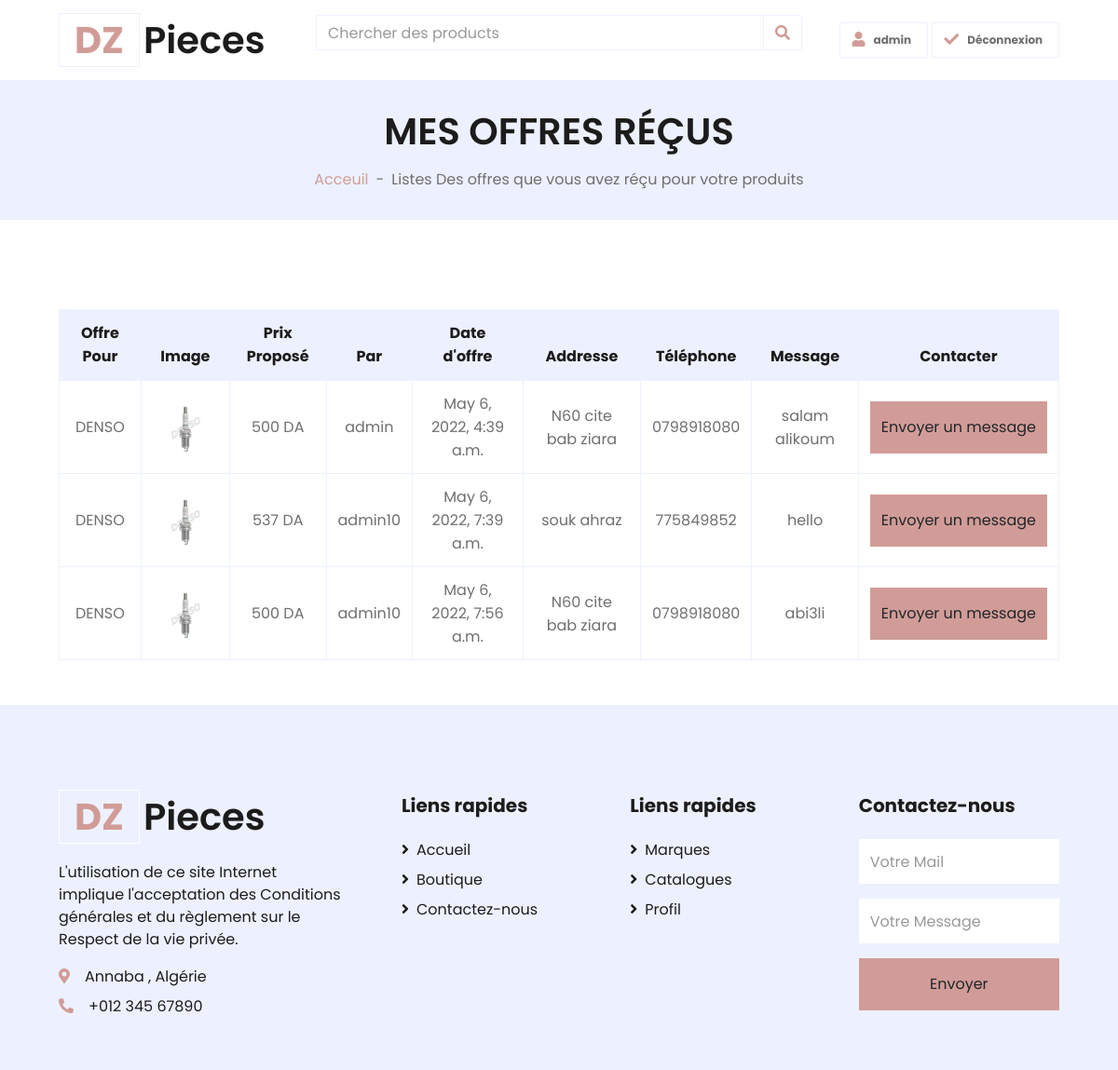
Screenshot of /offrepage_reçus/ (signed in) with the database file from the repository.
### Shop/models.py (models this page shows, shortened)
class Offre(models.Model):
    produit = models.ForeignKey(Product ,related_name='offre', on_delete=models.CASCADE,blank=True , null=True)
    created_by = models.ForeignKey(User, related_name='user', on_delete=models.CASCADE)
    created_at = models.DateTimeField(auto_now_add=True)
    Addresse = models.CharField(max_length=500,blank=True , null=True)
    Téléphone = models.CharField(max_length=10,blank=True , null=True)
    Prix_Proposé = models.IntegerField(blank=True , null=True)
    Message = models.CharField(max_length=500,blank=True , null=True)

class Product(models.Model):
    by = models.ForeignKey('auth.user', on_delete=models.SET_NULL, null=True, blank=True, )
    name = models.CharField(max_length=200 , null=True)
    catalog = models.ForeignKey(Catalogue,null=True, blank=True,related_name='catalog',on_delete=models.CASCADE)
    brand = models.ForeignKey(Brand,null=True, blank=True,related_name='brand',on_delete=models.CASCADE)
    price = models.FloatField()
    Product_details  = models.CharField(max_length=1000 , null=True)
    Téléphone = models.CharField(max_length=200 , null=True , blank=True)
    Addresse = models.CharField(max_length=200 , null=True , blank=True)
    created_at = models.DateTimeField(auto_now_add=True)
    image =models.ImageField(null=True, blank=True,upload_to='images/')
    @property
    def imageURL (self):
        try:
            url = self.image.url
        except :
            url =''
        return url

### Shop/views.py (called while the page is built)
@login_required
def offres(request):
    brands = Brand.objects.all()
    product = Product.objects.all()
    offres= Offre.objects.all()
    context = {'brands' : brands,'offres': offres,'product':product}
    return render(request, 'Shop/offres.html',context)

### Shop/templates/Shop/offres.html
{% extends "Shop/Main.html" %}
{% block content %}
    <div class="container-fluid bg-secondary mb-5">
        <div class="d-flex flex-column align-items-center justify-content-center" style="min-height: 150px">
            <h1 class="font-weight-semi-bold text-uppercase mb-3">Mes Offres Réçus </h1>
            <div class="d-inline-flex">
                <p class="m-0"><a href="">Acceuil</a></p>
                <p class="m-0 px-2">-</p>
                <p class="m-0">Listes Des offres que vous avez réçu pour votre produits </p>
            </div>
        </div>
    </div>
    <div class="container-fluid pt-5">
        <div class="row px-xl-5">
            <div class="col-lg-12 table-responsive ">
                <table class="table table-bordered text-center mb-0">
                    <thead class="bg-secondary text-dark">
                        <tr>
                            <th>Offre Pour</th>
                            <th>Image</th>
                            <th>Prix Proposé </th>
                            <th>Par</th>
                            <th>Date d'offre</th>
                            <th>Addresse</th>
                            <th>Téléphone</th>
                            <th>Message</th>
                            <th>Contacter </th>
                        </tr>
                    </thead>
                    <tbody class="align-middle">
                    {% for offre in offres %}
                        {% if offre.produit.by == request.user %}
                        <tr>
                            <td class="align-middle">{{offre.produit.name}}</td>
                            <td class="align-middle"><img src="{{offre.produit.imageURL}}" alt="" width="70" ></td>
                            <td class="align-middle">{{offre.Prix_Proposé}} DA </td>
                            <td class="align-middle">{{offre.created_by}}  </td>
                            <td class="align-middle">{{offre.created_at}}  </td>
                            <td class="align-middle">{{offre.Addresse}}  </td>
                            <td class="align-middle">{{offre.Téléphone}}  </td>
                            <td class="align-middle">{{offre.Message}}  </td>
                            <td class="align-middle">
                           <a href="{% url 'Conversation' offre.id %}">
                               <button class="btn btn-primary btn-block border-0 py-3" type="submit">Envoyer un message</button>
                    </a>
                            </td>
                                </tr>
                    {% endif %}
                    {% endfor%}
                    </tbody>
                </table>
            </div>
        </div>
    </div>
{% endblock%}

### Shop/templates/Shop/Main.html (shortened to what this page needs)
{% load static %}
<html lang="en">
<head>
    <link rel="stylesheet" href="https://stackpath.bootstrapcdn.com/bootstrap/4.1.3/css/bootstrap.min.css">
    <link href="https://cdnjs.cloudflare.com/ajax/libs/font-awesome/5.10.0/css/all.min.css" rel="stylesheet">
    <link href="{% static 'lib/owlcarousel/assets/owl.carousel.min.css' %}" rel="stylesheet">
    <link href="{% static 'css/style.css' %}" rel="stylesheet">
</head>
<body>
    <div class="container-fluid">
        <div class="row align-items-center py-3 px-xl-5">
            <div class="col-lg-3 d-none d-lg-block">
                <a href="{% url 'home' %}" class="text-decoration-none" >
                    <h1 class="m-0 display-5 font-weight-semi-bold"><span class="text-primary font-weight-bold border px-3 mr-1">DZ</span>Pieces</h1>
                </a>
            </div>
            <div class="col-lg-6 col-6 text-left">
                    <form method="GET" action=".">
                    <div class="input-group">
                        <input type="text" class="form-control" placeholder="Chercher des products">
                        <div class="input-group-append">
                            <button  name="name" class="input-group-text bg-transparent text-primary" type="submit">
                                <i  class="fa fa-search"></i>
                            </button>
                        </div>
                    </div>
                </form>
            </div>
            <div class="col-lg-3 col-6 text-right">
                {% if request.user.is_authenticated %}
                 <a href="{% url 'Profil' %}" class="btn border">
                    <i class="fas fa-user text-primary"></i>
                    <span class="badge">{{request.user}}</span>
                </a>
                <a href="{% url 'logout' %}" class="btn border">
                    <i class="fas fa-check text-primary"></i>
                    <span class="badge">Déconnexion</span>
                </a>
                {% endif %}
            </div>
        </div>
    </div>
{% block content %}
{% endblock content %}
    <div class="container-fluid bg-secondary text-dark mt-5 pt-5">
        <div class="row px-xl-5 pt-5">
            <div class="col-lg-4 col-md-12 mb-5 pr-3 pr-xl-5">
                <a href="" class="text-decoration-none">
                    <h1 class="mb-4 display-5 font-weight-semi-bold"><span class="text-primary font-weight-bold border border-white px-3 mr-1">DZ</span>Pieces</h1>
                </a>
                <p>L'utilisation de ce site Internet implique l'acceptation des Conditions générales et du règlement sur le Respect de la vie privée.</p>
                <p class="mb-2"><i class="fa fa-map-marker-alt text-primary mr-3"></i>Annaba , Algérie</p>
                <p class="mb-0"><i class="fa fa-phone-alt text-primary mr-3"></i>+012 345 67890</p>
            </div>
            <div class="col-lg-8 col-md-12">
                <div class="row">
                    <div class="col-md-4 mb-5">
                        <h5 class="font-weight-bold text-dark mb-4">Liens rapides</h5>
                        <div class="d-flex flex-column justify-content-start">
                            <a class="text-dark mb-2" href="{% url 'home' %}"><i class="fa fa-angle-right mr-2"></i>Accueil</a>
                            <a class="text-dark mb-2" href="{% url 'shop' %}"><i class="fa fa-angle-right mr-2"></i>Boutique</a>
                            <a class="text-dark" href="" ><i class="fa fa-angle-right mr-2"></i>Contactez-nous</a>
                        </div>
                    </div>
                    <div class="col-md-4 mb-5">
                        <h5 class="font-weight-bold text-dark mb-4">Liens rapides </h5>
                        <div class="d-flex flex-column justify-content-start">
                            <a class="text-dark mb-2" href="{% url 'brands' %}"><i class="fa fa-angle-right mr-2"></i>Marques</a>
                            <a class="text-dark mb-2" href="{% url 'catalogues' %}"><i class="fa fa-angle-right mr-2"></i>Catalogues</a>
                            <a class="text-dark mb-2" href="detail.html"><i class="fa fa-angle-right mr-2"></i>Profil</a>
                        </div>
                    </div>
                    <div class="col-md-4 mb-5">
                        <h5 class="font-weight-bold text-dark mb-4">Contactez-nous</h5>
                        <form action="">
                            <div class="form-group">
                                <input type="email" class="form-control border-0 py-4" placeholder="Votre Mail" required="required" />
                            </div>
                            <div class="form-group">
                                <input type="text" class="form-control border-0 py-4" placeholder="Votre Message" required="required" />
                            </div>
                            <div>
                                <button class="btn btn-primary btn-block border-0 py-3" type="submit">Envoyer</button>
                            </div>
                        </form>
                    </div>
                </div>
            </div>
        </div>
    </div>
</body>
</html>

### rows the page displays
Offre: produit.name "DENSO", produit.imageURL (picture), Prix_Proposé "500", created_by "admin", created_at "May 6, 2022, 4:39 a.m.", Addresse "N60 cite bab ziara", Téléphone "0798918080", Message "salam alikoum"
Offre: produit.name "DENSO", produit.imageURL (picture), Prix_Proposé "537", created_by "admin10", created_at "May 6, 2022, 7:39 a.m.", Addresse "souk ahraz", Téléphone "775849852", Message "hello"
Offre: produit.name "DENSO", produit.imageURL (picture), Prix_Proposé "500", created_by "admin10", created_at "May 6, 2022, 7:56 a.m.", Addresse "N60 cite bab ziara", Téléphone "0798918080", Message "abi3li"

### other values shown
{{ request.user }} "admin"
